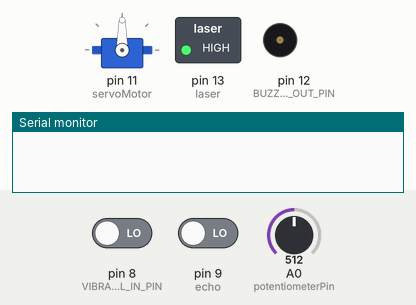
Simulated run of this sketch. Board: Arduino Uno, built with avr-gcc and run on an emulated ATmega328P. On the bench: servo, switched loads named in the sketch (green lamp = pin HIGH), buzzer (waves = sounding, pin HIGH), the last lines printed to the serial monitor. The inputs (shaded band) are chosen by the test bench; at power-on: pin 8 (VIBRATION_DIGITAL_IN_PIN) LOW, A0 (potentiometerPin) = 512, pin 9 (echo) LOW. Pins used as bus, display or sensor lines are not drawn.

Above: at 1.8 s.
1.9 s: pin 8 (VIBRATION_DIGITAL_IN_PIN) driven HIGH
At 2.8 s:
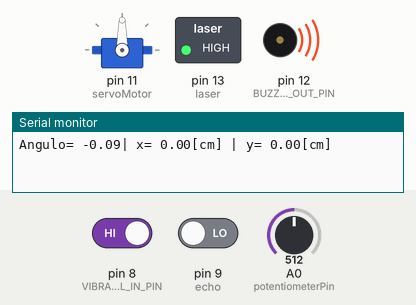
8.3 s: A0 (potentiometerPin) set to 716
At 9.6 s:
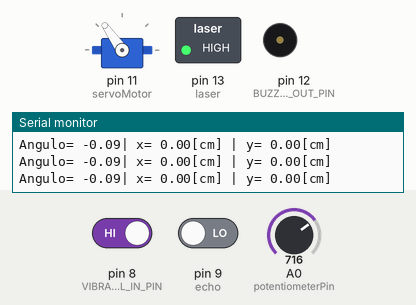
14.7 s: A0 (potentiometerPin) set to 900
At 16.3 s:
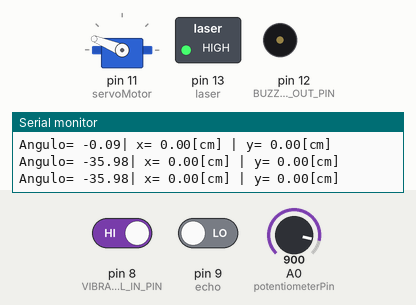
21.1 s: A0 (potentiometerPin) set to 1023
At 24.4 s:
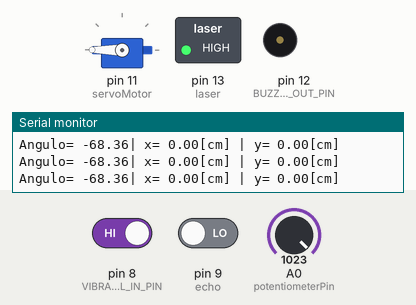
27.5 s: A0 (potentiometerPin) set to 306
At 31.1 s:
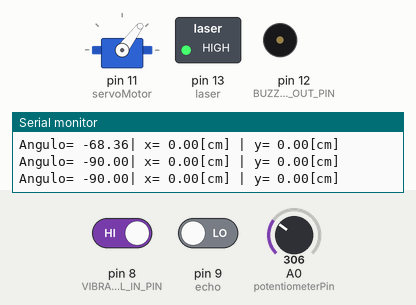
33.9 s: A0 (potentiometerPin) set to 122
At 36.5 s:
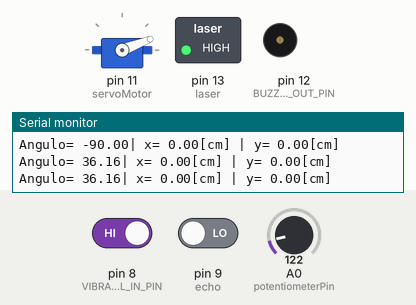
Timing chart, 0 to 41.3 s (numbered marks = the images above; inputs shaded):
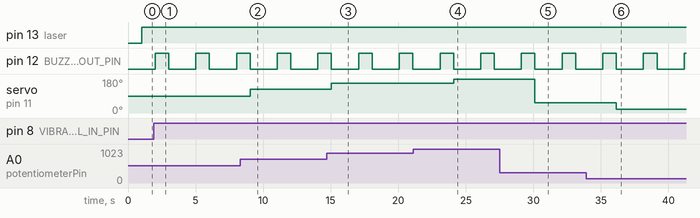

Measured:
- after the input at 1.9 s, pin 12 (BUZZER_DIGITAL_OUT_PIN): alternates HIGH for 1.0 s and LOW for 2.0 s, starting after 0.11 s
- after the input at 8.3 s, servo on pin 11 (servoMotor): 90° → 125° after 0.74 s
- after the input at 14.7 s, servo on pin 11 (servoMotor): 125° → 158° after 0.36 s
- after the input at 21.1 s, servo on pin 11 (servoMotor): 158° → 180° after 3.0 s
- after the input at 27.5 s, servo on pin 11 (servoMotor): 180° → 53° after 2.6 s
- after the input at 33.9 s, servo on pin 11 (servoMotor): 53° → 21° after 2.2 s

The sketch:

laser_and_vibration_sensors1.ino
```cpp
#include <Servo.h>
Servo servoMotor;

// Laser
int laser = 13;

// Sensor Ultrasonido
int trig = 10;
int echo = 9;
float distancia;
float duracion;

// Potentiometer
int potentiometerPin = A0;

// Vibration Sensor
int VIBRATION_DIGITAL_IN_PIN = 8;
int BUZZER_DIGITAL_OUT_PIN = 12;
int buzzerDurationMillis = 1000;

void setup() {
  // Servo Motor
  servoMotor.attach(11);

  // Laser
  pinMode(laser, OUTPUT);

  // Sensor Ultrasonido
  pinMode(trig, OUTPUT);
  pinMode(echo, INPUT);

  // Potentiometer
  pinMode(potentiometerPin, INPUT);

  // Monitor serial
  Serial.begin(9600);

  // Vibration Sensor
  pinMode(VIBRATION_DIGITAL_IN_PIN, INPUT);
  pinMode(BUZZER_DIGITAL_OUT_PIN, OUTPUT);
}

void loop() {
  // Servo Motor
  float pot = analogRead(potentiometerPin);
  float angulo = pot * 180.0 / 1023.0;
  servoMotor.write(angulo);
  delay(1000);

  // Laser
  digitalWrite(laser, HIGH);

  // Sensor Ultrasonido
  digitalWrite(trig, HIGH);
  delay(10);
  digitalWrite(trig, LOW);

  duracion = pulseIn(echo, HIGH);
  distancia = duracion / 58.2;

  // Calculo
  float x = distancia * tan((90.0 - angulo) * 3.141592 / 180.0);

  // Monitor serial
  Serial.print("Angulo= ");
  Serial.print(90 - angulo);
  Serial.print("| x= ");
  Serial.print(x);
  Serial.print("[cm]");
  Serial.print(" | y= ");
  Serial.print(distancia);
  Serial.println("[cm]");

  // Vibration Sensor
  if (digitalRead(VIBRATION_DIGITAL_IN_PIN) == HIGH) {
    digitalWrite(BUZZER_DIGITAL_OUT_PIN, HIGH);
    delay(buzzerDurationMillis);
    digitalWrite(BUZZER_DIGITAL_OUT_PIN, LOW);
  }
}
```
